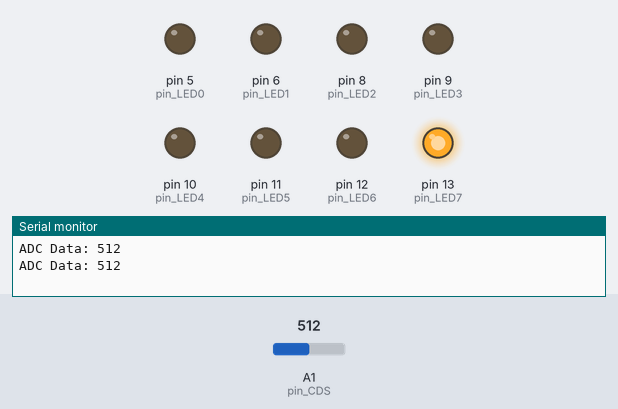
Bench run of a sketch on a simulated Arduino Uno, built with avr-gcc and run on an emulated ATmega328P. Parts: output pins drawn as LEDs (lit = HIGH), the last lines printed to the serial monitor. The inputs (shaded band) are chosen by the test bench; at power-on: A1 (pin_CDS) = 512.

Above: at 1.8 s.
1.9 s: A1 (pin_CDS) set to 516
At 2.5 s:
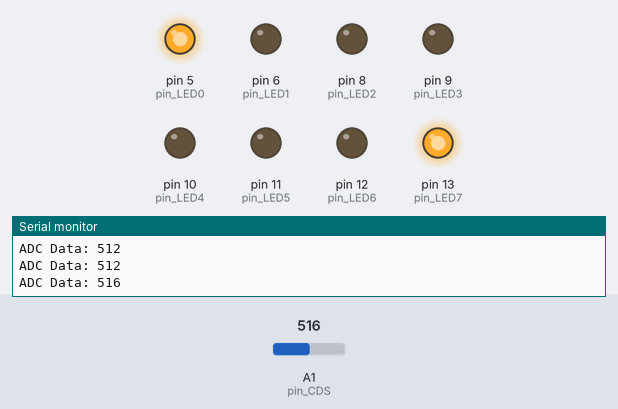
3.5 s: A1 (pin_CDS) set to 511
At 5.2 s:
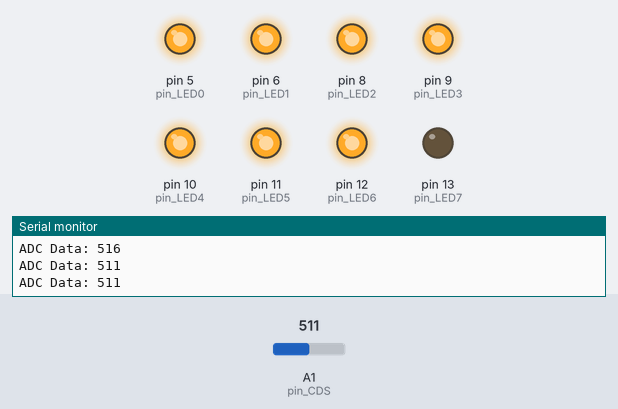
5.5 s: A1 (pin_CDS) set to 306
At 6.9 s:
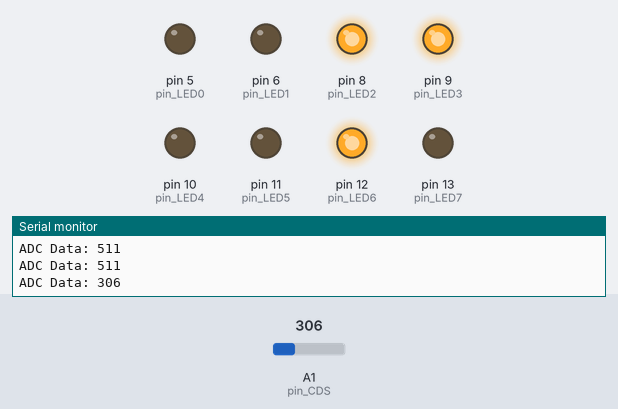
7.5 s: A1 (pin_CDS) set to 303
At 8.4 s:
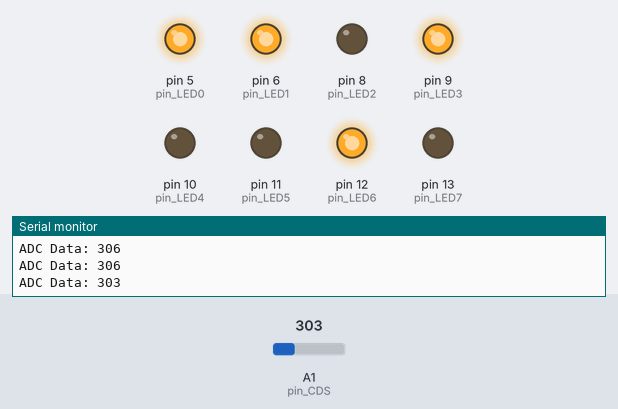
9.5 s: A1 (pin_CDS) set to 122
At 11.1 s:
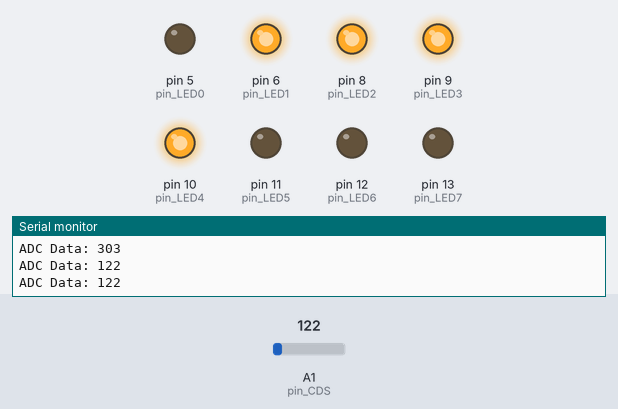
11.5 s: A1 (pin_CDS) set to 119
At 12.7 s:
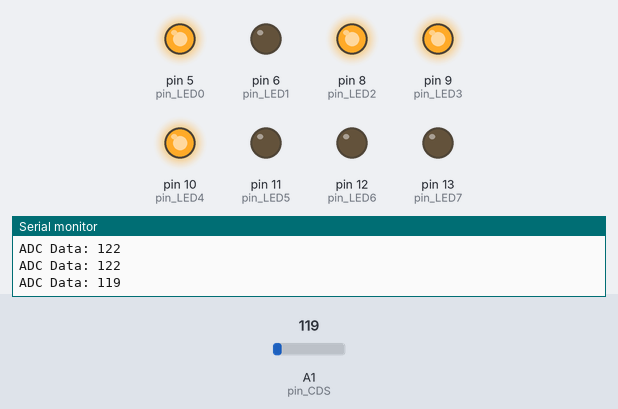
Timing chart, 0 to 14.5 s (numbered marks = the images above; inputs shaded):
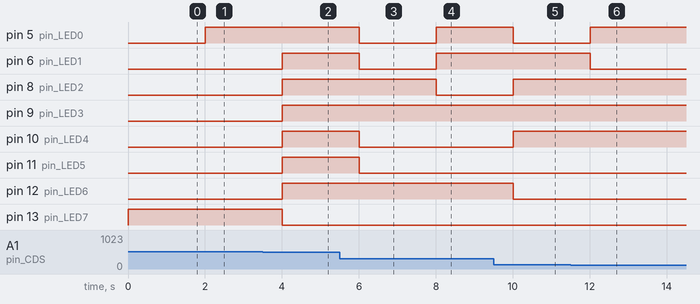

The sketch:

10week-misson1.ino
```cpp
int pin_CDS = A1;
int pin_LED0 = 5;
int pin_LED1 = 6;
int pin_LED2 = 8;
int pin_LED3 = 9;
int pin_LED4 = 10;
int pin_LED5 = 11;
int pin_LED6 = 12;
int pin_LED7 = 13;
void setup() {
  // put your setup code here, to run once:
  Serial.begin(115200);
  pinMode(pin_CDS, INPUT);
  pinMode(pin_LED0, OUTPUT);
  pinMode(pin_LED1, OUTPUT);
  pinMode(pin_LED2, OUTPUT);
  pinMode(pin_LED3, OUTPUT);
  pinMode(pin_LED4, OUTPUT);
  pinMode(pin_LED5, OUTPUT);
  pinMode(pin_LED6, OUTPUT);
  pinMode(pin_LED7, OUTPUT);
}

void loop() {
  // put your main code here, to run repeatedly:
  uint16_t ADC_data = 0;
  ADC_data = analogRead(pin_CDS);
  digitalWrite(pin_LED0, (ADC_data >> 2) % 2);
  digitalWrite(pin_LED1, (ADC_data >> 3) % 2);
  digitalWrite(pin_LED2, (ADC_data >> 4) % 2);
  digitalWrite(pin_LED3, (ADC_data >> 5) % 2);
  digitalWrite(pin_LED4, (ADC_data >> 6) % 2);
  digitalWrite(pin_LED5, (ADC_data >> 7) % 2);
  digitalWrite(pin_LED6, (ADC_data >> 8) % 2);
  digitalWrite(pin_LED7, (ADC_data >> 9) % 2);
  Serial.print("ADC Data: ");
  Serial.println(ADC_data);
  delay(1000);
}
```

Measured:
- the behaviour switches between 515 and 516 on A1 (pin_CDS) (found by bisection; images 0 and 1)
- the behaviour switches between 304 and 303 on A1 (pin_CDS) (found by bisection; images 3 and 4)
- the behaviour switches between 120 and 119 on A1 (pin_CDS) (found by bisection; images 5 and 6)
- after the input at 1.9 s, pin 5 (pin_LED0): LOW → HIGH after 0.10 s
- after the input at 3.5 s, pin 6 (pin_LED1), pin 8 (pin_LED2), pin 9 (pin_LED3), pin 10 (pin_LED4), pin 11 (pin_LED5), pin 12 (pin_LED6): LOW → HIGH after 0.50 s; pin 13 (pin_LED7): HIGH → LOW after 0.50 s
- after the input at 5.5 s, pin 5 (pin_LED0), pin 6 (pin_LED1), pin 10 (pin_LED4), pin 11 (pin_LED5): HIGH → LOW after 0.50 s
- after the input at 7.5 s, pin 5 (pin_LED0), pin 6 (pin_LED1): LOW → HIGH after 0.50 s; pin 8 (pin_LED2): HIGH → LOW after 0.50 s
- after the input at 9.5 s, pin 5 (pin_LED0), pin 12 (pin_LED6): HIGH → LOW after 0.50 s; pin 8 (pin_LED2), pin 10 (pin_LED4): LOW → HIGH after 0.50 s
- after the input at 11.5 s, pin 5 (pin_LED0): LOW → HIGH after 0.51 s; pin 6 (pin_LED1): HIGH → LOW after 0.51 s
